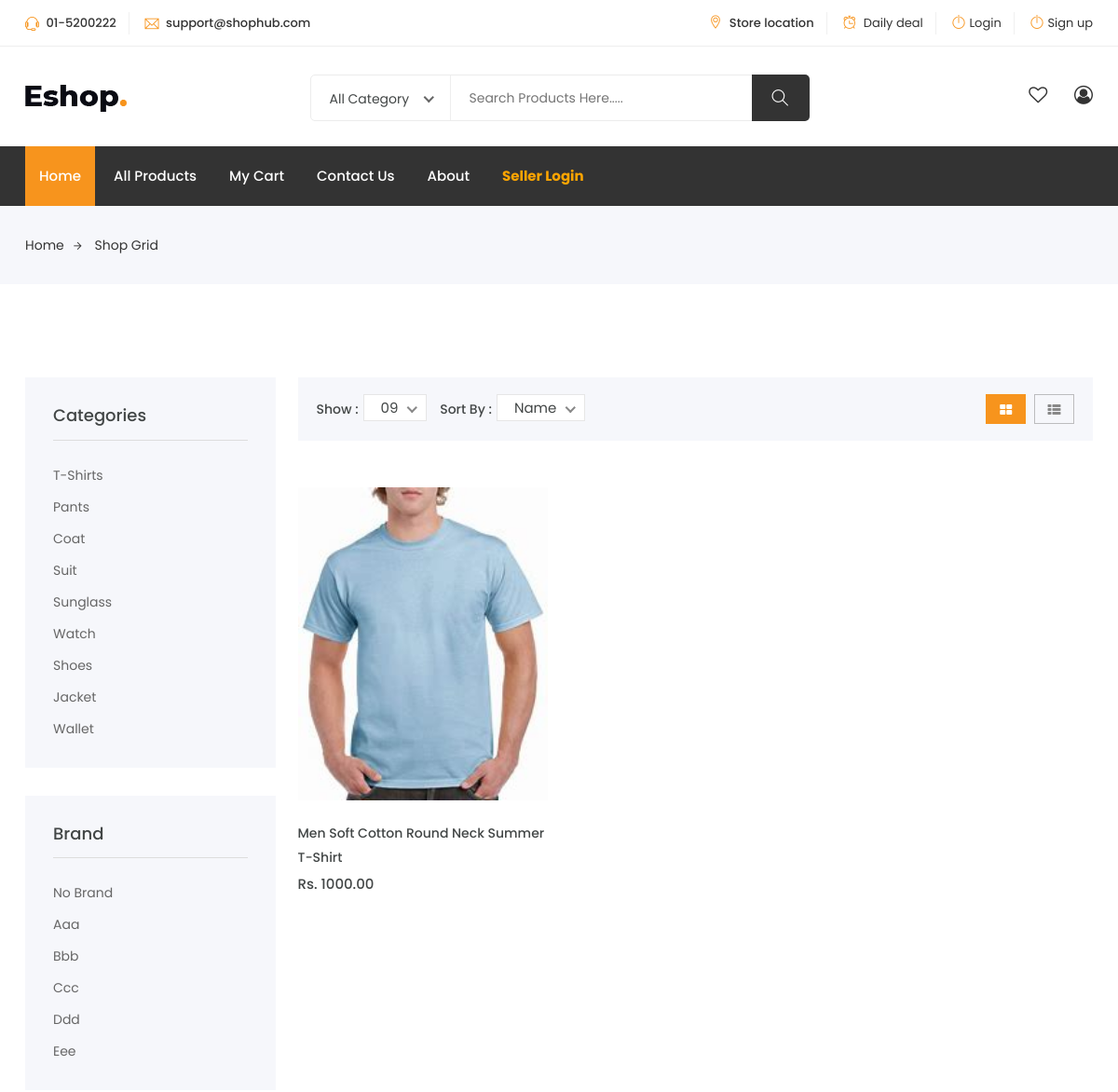
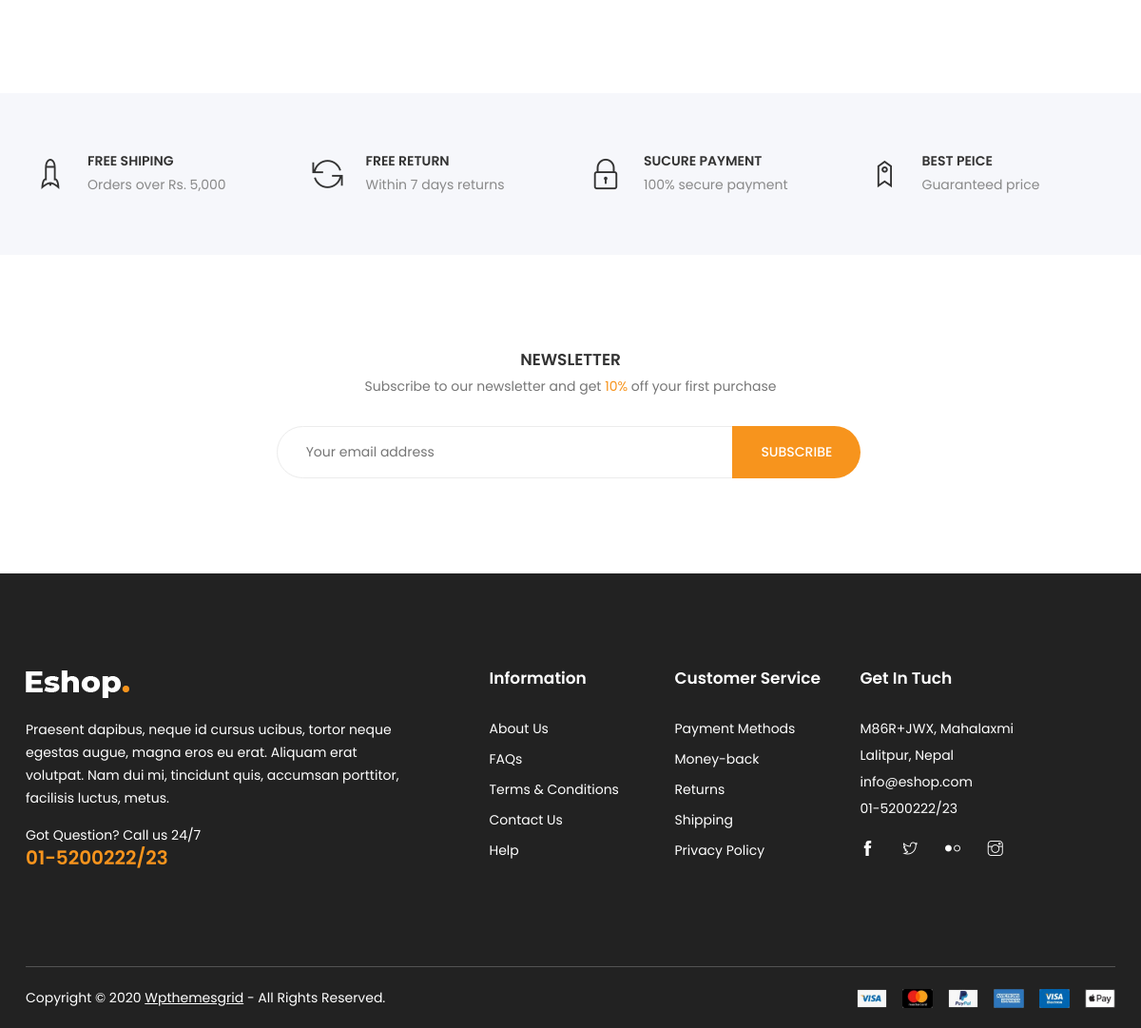
The app's page /item-by-category/1/ with its own data (2 pictures, top to bottom).
### shop_app/models.py (models this page shows, shortened)
class TimeStampModel(models.Model):
    created_at = models.DateTimeField(auto_now_add=True)
    updated_at = models.DateTimeField(auto_now=True)
    class Meta:
        abstract = True  # no table for this model

class Category(TimeStampModel):
    name = models.CharField(max_length=50)

class Brand(TimeStampModel):
    name = models.CharField(max_length=50)

class Item(TimeStampModel):
    STATUS_CHOICES = [
        ("in stock", "In Stock"),
        ("out of stock", "Out of Stock"),
    ]
    name = models.CharField(max_length=200)
    detail = models.TextField()
    price = models.DecimalField(max_digits=10, decimal_places=2)
    discont_percent = models.DecimalField(max_digits=4, decimal_places=2)
    featured_image = models.ImageField(upload_to="item_images/%Y/%m/%d", blank=False)
    other_image = models.ImageField(upload_to="item_images/%Y/%m/%d", blank=False)
    target_customer = models.ManyToManyField(TargetCustomer)
    seller = models.ForeignKey("auth.User", on_delete=models.CASCADE)
    listed_at = models.DateTimeField(null=True, blank=True)
    status = models.CharField(max_length=20, choices=STATUS_CHOICES, default="in stock")
    views_count = models.PositiveBigIntegerField(default=0)
    category = models.ForeignKey(Category, on_delete=models.CASCADE)
    brand = models.ForeignKey(Brand, on_delete=models.CASCADE)
    trending_items_category = models.ForeignKey(TrendingItemCategory, default=1 ,on_delete=models.CASCADE)

### shop_app/views.py (the view)
# urls.py: path("item-by-category/<int:category_id>/", ItemByCategoryView.as_view(), name="item-by-category"),
class ItemByCategoryView(ListView):
    model = Item
    template_name = "eshop/search_item.html"
    context_object_name = "items"
    paginate_by = 2
    def get_queryset(self):
        query = super().get_queryset()
        query = query.filter(
            listed_at__isnull=False,
            category=self.kwargs["category_id"]
        )
        return query

### shop_app/navigation.py (called while the page is built)
def navigation(request):
    categories = Category.objects.all()
    brands = Brand.objects.all()
    return {
        "categories": categories,
        "brands": brands,
    }

### templates/eshop/search_item.html (shortened to what this page needs)
{% extends 'eshop/base.html' %}
{% load static %}
{% block content %}
<div class="breadcrumbs">
	<div class="container">
		<div class="row">
			<div class="col-12">
				<div class="bread-inner">
					<ul class="bread-list">
						<li><a href="/">Home<i class="ti-arrow-right"></i></a></li>
						<li class="active"><a href="blog-single.html">Shop Grid</a></li>
					</ul>
				</div>
			</div>
		</div>
	</div>
</div>
<section class="product-area shop-sidebar shop section">
	<div class="container">
		<div class="row">
			<div class="col-lg-3 col-md-4 col-12">
				<div class="shop-sidebar">
					<div class="single-widget category">
						<h3 class="title">Categories</h3>
						<ul class="categor-list">
							{% for category in categories %}
							<li><a href="{% url 'item-by-category' category.pk %}">{{ category.name|title }}</a></li>
							{% endfor %}
						</ul>
					</div>
					<div class="single-widget category">
						<h3 class="title">Brand</h3>
						<ul class="categor-list">
							{% for brand in brands %}
							<li><a href="{% url 'item-by-brand' brand.pk %}">{{ brand.name|title }}</a></li>
							{% endfor %}
						</ul>
					</div>
				</div>
			</div>
			<div class="col-lg-9 col-md-8 col-12">
				<div class="row">
					<div class="col-12">
						<div class="shop-top">
							<div class="shop-shorter">
								<div class="single-shorter">
									<label>Show :</label>
								</div>
								<div class="single-shorter">
									<label>Sort By :</label>
								</div>
							</div>
							<ul class="view-mode">
								<li class="active"><a href="shop-grid.html"><i class="fa fa-th-large"></i></a></li>
								<li><a href="shop-list.html"><i class="fa fa-th-list"></i></a></li>
							</ul>
						</div>
					</div>
				</div>
				<div class="row">
					{% for item in page_obj %}
					<div class="col-lg-4 col-md-6 col-12">
						<div class="single-product">
							<div class="product-img">
								<a href="{% url 'detail' item.pk %}">
									<img class="default-img" src="{{ item.featured_image.url }}" alt="#">
								</a>
								<div class="button-head">
									<div class="product-action">
									</div>
								</div>
							</div>
							<div class="product-content">
								<h3><a href="{% url 'detail' item.pk %}">{{ item.name }}</a></h3>
								<div class="product-price">
									<span>Rs. {{ item.price }}</span>
								</div>
							</div>
						</div>
					</div>
					{% endfor %}
			</div>
</section>
{% include 'eshop/shop_services_area.html' %}
{% include 'eshop/newsletter.html' %}
{% endblock content %}

### records on screen
Category: name "T-Shirts"
Category: name "Pants"
Category: name "Coat"
Category: name "Suit"
Category: name "Sunglass"
Category: name "Watch"
Category: name "Shoes"
Category: name "Jacket"
Category: name "Wallet"
Brand: name "No Brand"
Brand: name "Aaa"
Brand: name "Bbb"
Brand: name "Ccc"
Brand: name "Ddd"
Brand: name "Eee"
Item: featured_image (picture), name "Men Soft Cotton Round Neck Summer T-Shirt", price "1000.00"
